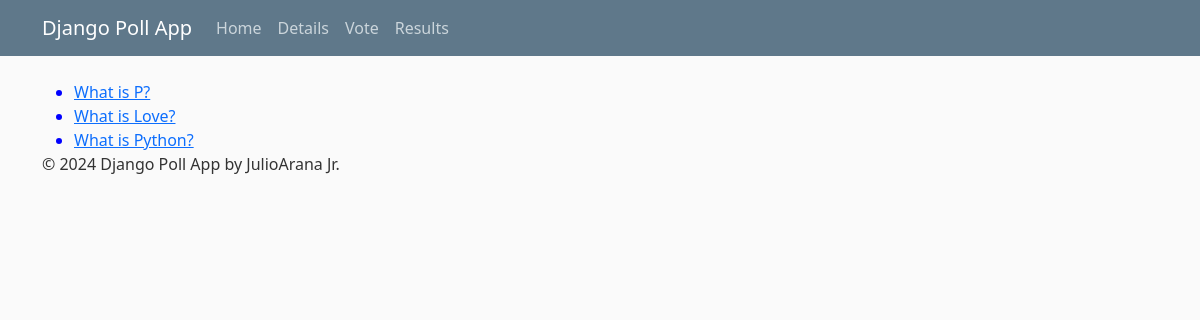
The app's page /, older data.
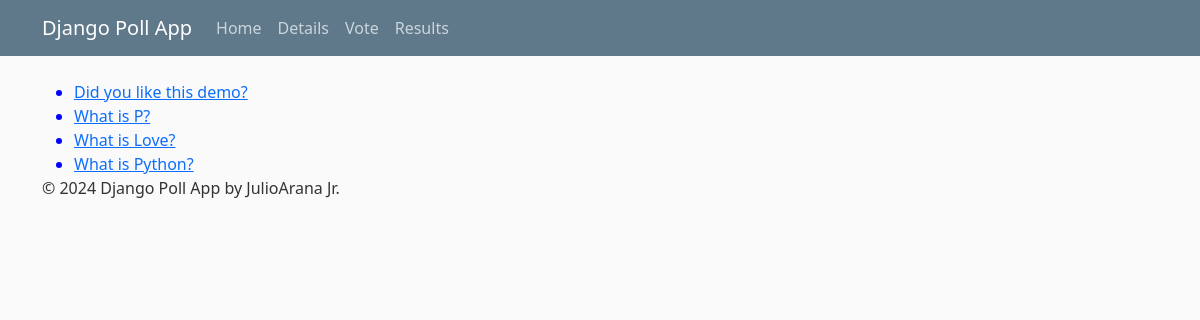
The same page, newer data.
### polls/models.py (models this page shows, shortened)
class Question(models.Model):
    question_text = models.CharField(max_length=200)
    pub_date = models.DateTimeField("date published")

### polls/views.py (the view)
# urls.py: path("", views.IndexView.as_view(), name="index"),
class IndexView(generic.ListView):
    template_name = "polls/index.html"
    context_object_name = "latest_question_list"
    def get_queryset(self):
        return Question.objects.order_by("-pub_date")[:5]

### polls/templates/polls/index.html
{% extends "polls/base.html" %}
{% block content %}
    {% if latest_question_list %}
        <ul>
        {% for question in latest_question_list %}
            <li>
                <a href="{% url 'polls:detail' question.id %}">{{ question.question_text }}</a>
            </li>
        {% endfor %}
        </ul>
    {% else %}
        <p>No polls are available.</p>
    {% endif %}
{% endblock %}

Row changes from the older to the newer data that the page shows:
added Question: question_text "Did you like this demo?"
